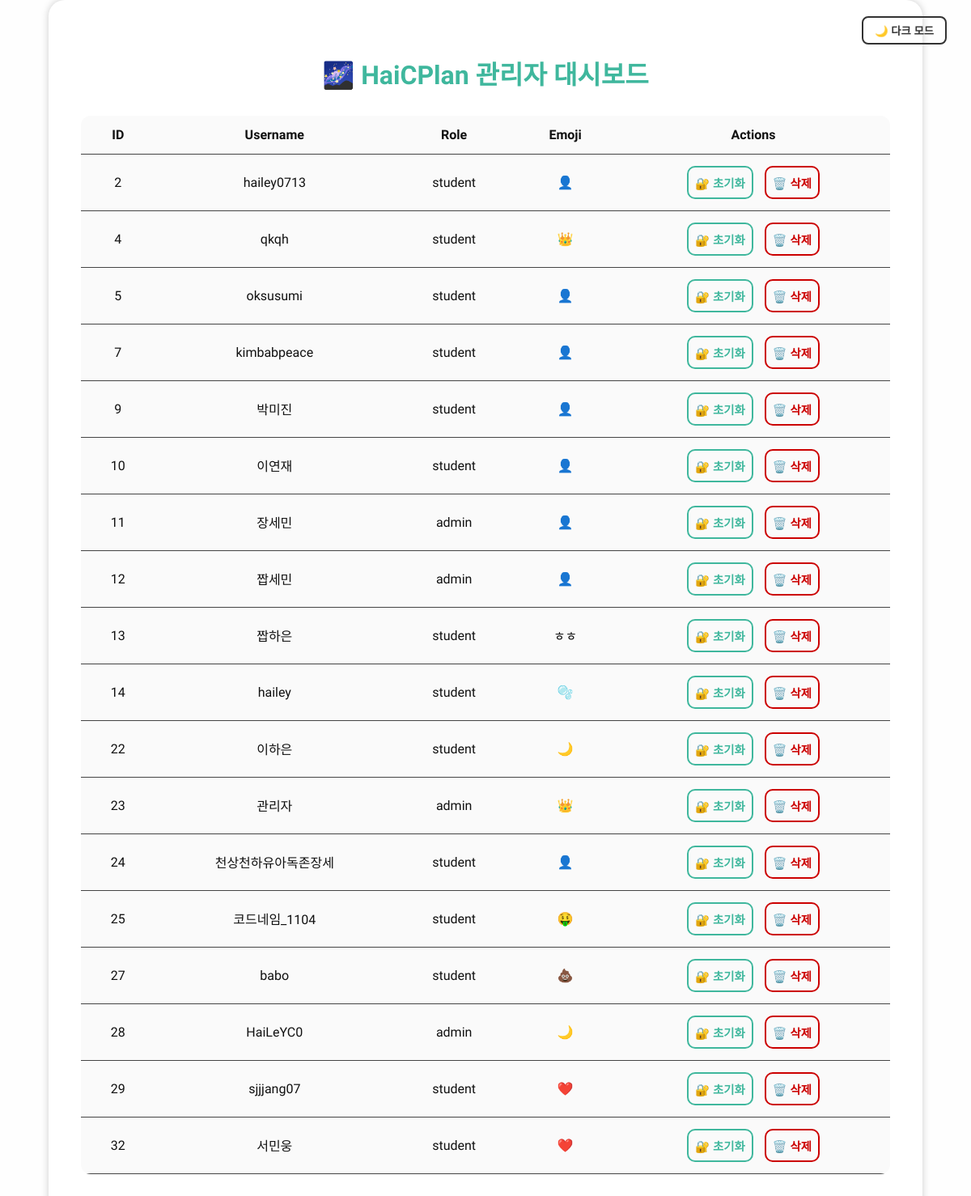
/admin (signed in), run on an earlier commit of the app's database.
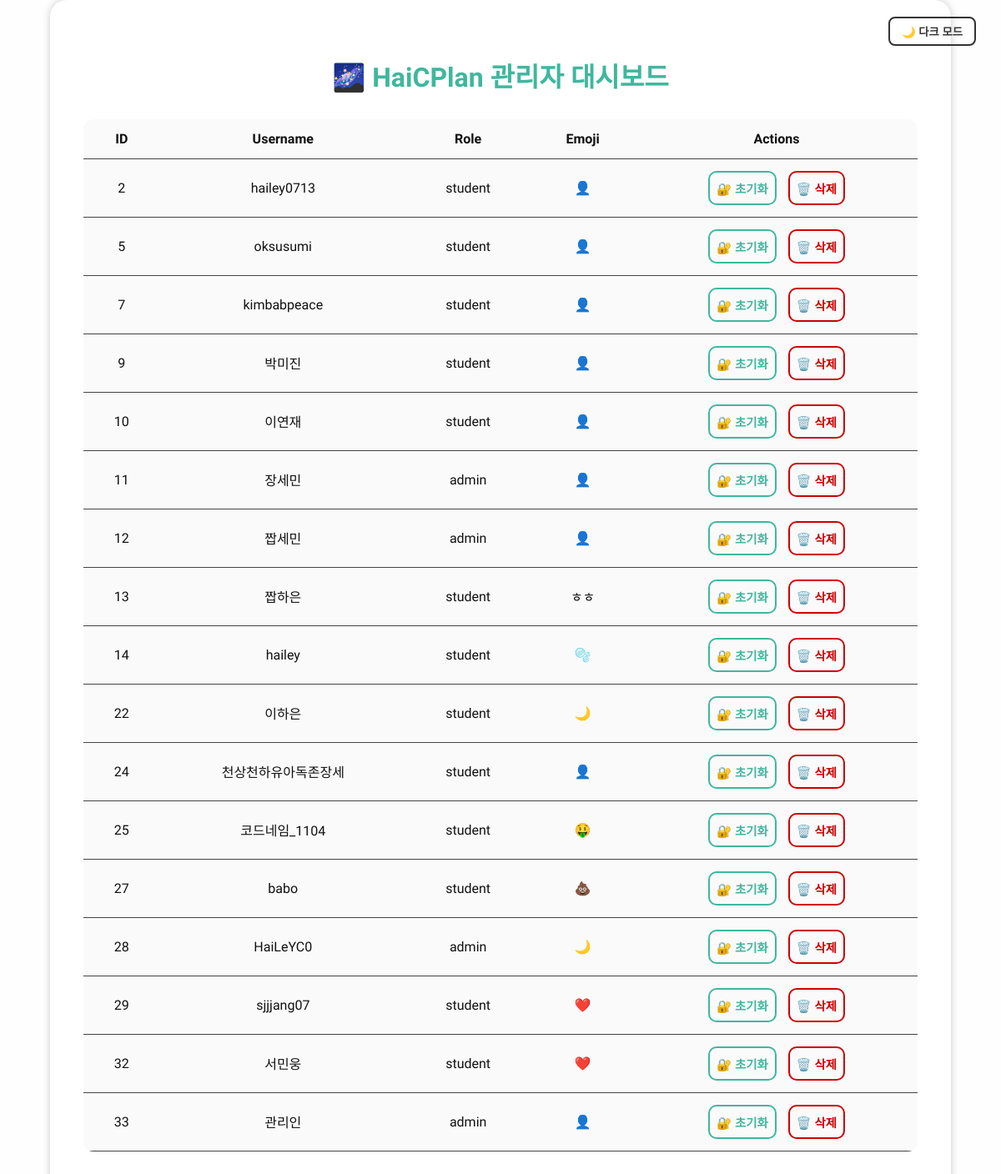
And on a later commit of the database.
### tables this page shows
CREATE TABLE users (
            id INTEGER PRIMARY KEY AUTOINCREMENT,
            username TEXT NOT NULL UNIQUE,
            password TEXT NOT NULL,
            role TEXT NOT NULL
        , profile_image TEXT, emoji TEXT DEFAULT '👤');

### app.py (the view)
@app.route('/admin')
def admin_users():
    if session.get('role') != 'admin':
        return "⚠️ 관리자만 접근할 수 있습니다!"
    conn = sqlite3.connect('data.db')
    c = conn.cursor()
    c.execute("SELECT id, username, role, emoji FROM users")
    users = c.fetchall()
    conn.close()
    return render_template('admin.html', users=users)

### templates/admin.html (shortened to what this page needs)
<!DOCTYPE html>
<html lang="ko">
<head>
    <link rel="stylesheet" href="{{ url_for('static', filename='admin.css') }}">
</head>
<body>
    <div class="container">
        <h2>🌌 HaiCPlan 관리자 대시보드</h2>
        <button id="toggle-theme" class="theme-toggle">🌙 다크 모드</button>
        <table>
            <thead>
                <tr>
                    <th>ID</th>
                    <th>Username</th>
                    <th>Role</th>
                    <th>Emoji</th>
                    <th>Actions</th>
                </tr>
            </thead>
            <tbody>
                {% for user in users %}
                <tr>
                    <td>{{ user[0] }}</td>
                    <td>{{ user[1] }}</td>
                    <td>{{ user[2] }}</td>
                    <td>{{ user[3] }}</td>
                    <td>
                        <form action="{{ url_for('reset_password', user_id=user[0]) }}" method="post"
                            style="display:inline;">
                            <button class="neon-btn">🔐 초기화</button>
                        </form>
                        <form action="{{ url_for('delete_user', user_id=user[0]) }}" method="post"
                            style="display:inline;">
                            <button class="neon-btn danger" onclick="return confirm('정말 삭제할까요?')">🗑️ 삭제</button>
                        </form>
                    </td>
                </tr>
                {% endfor %}
            </tbody>
        </table>
    </div>
</body>
</html>

### static/admin.css (style rules this page uses)
body { font-family: 'Orbitron', sans-serif; background-color: #0d0d1a; color: #e0e0ff; margin: 0; padding: 0; height: 100vh; display: flex; align-items: center; justify-content: center; }
.container { width: 90%; max-width: 1000px; margin: auto; padding: 40px; background: rgba(255, 255, 255, 0.04); border-radius: 20px; box-shadow: 0 0 20px #00ffc8; text-align: center; }
h2 { color: #00ffc8; font-size: 2em; margin-bottom: 30px; }
table { width: 100%; border-collapse: collapse; background-color: rgba(255, 255, 255, 0.02); border-radius: 12px; overflow: hidden; margin-bottom: 30px; }
th, td { padding: 14px 20px; border-bottom: 1px solid #444; text-align: center; }
.neon-btn { background: transparent; color: #00ffc8; border: 2px solid #00ffc8; border-radius: 10px; padding: 8px 8px; margin: 0 5px; font-size: 0.9em; font-weight: bold; cursor: pointer; transition: all 0.3s ease; }
.neon-btn.danger { border-color: #ff4e4e; color: #ff4e4e; }
.theme-toggle { position: absolute; top: 20px; right: 30px; padding: 6px 14px; border-radius: 8px; background: none; border: 2px solid #888; font-weight: bold; cursor: pointer; }
body.light h2 { color: #3fb79d; }
body.light { background-color: #fefefe; color: #111; }
body.light .container { background-color: #ffffff; box-shadow: 0 0 10px #ccc; }
body.light table { background-color: #fafafa; }
body.light .neon-btn { border-color: #3fb79d; color: #3fb79d; }
body.light .neon-btn.danger { border-color: #cc0000; color: #cc0000; }
body.light .theme-toggle { color: #333; border-color: #333; }

What changed in the data, as far as the page shows it:
removed users: id "4", username "qkqh", role "student", emoji "👑"
removed users: id "23", username "관리자", role "admin", emoji "👑"
added users: id "33", username "관리인", role "admin", emoji "👤"
